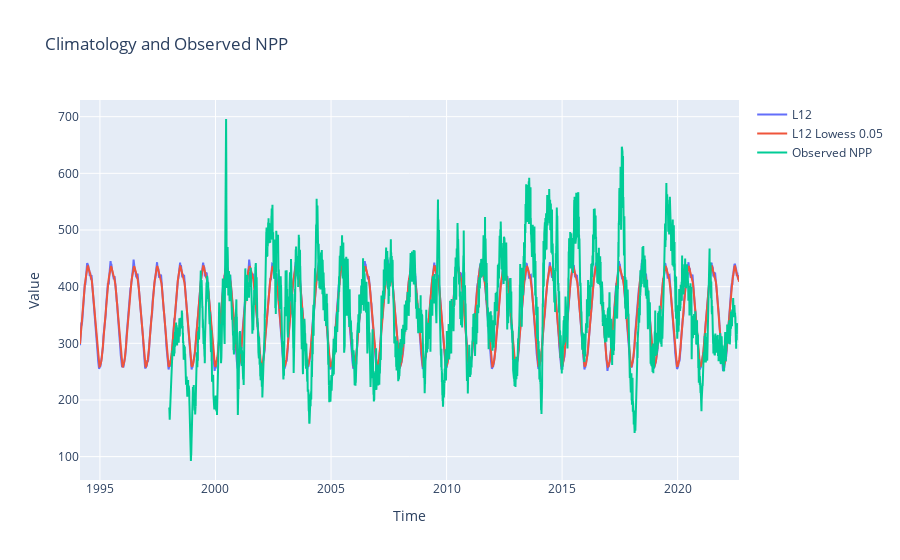

Here is the notebook cell this chart was saved with:
### Code cell
# Convert xarray dataset to pandas DataFrame
climatology_df = climatology.to_dataframe().reset_index()
observed_npp_df = observed_npp.to_dataframe().reset_index()

# Create a figure
fig = go.Figure()

# Add l12 trace
fig.add_trace(go.Scatter(x=climatology_df["time"], y=climatology_df["l12"], mode="lines", name="L12"))

# Add l12_lowess_0.05 trace
fig.add_trace(
    go.Scatter(x=climatology_df["time"], y=climatology_df["l12_lowess_0.05"], mode="lines", name="L12 Lowess 0.05")
)

# Add observed_npp trace
fig.add_trace(go.Scatter(x=observed_npp_df["time"], y=observed_npp_df["l12"], mode="lines", name="Observed NPP"))

# Update layout
fig.update_layout(title="Climatology and Observed NPP", xaxis_title="Time", yaxis_title="Value")

# Show the figure
fig.show()

### Figure 1 — Plotly figure (JSON) as saved in the notebook; plotly's stock layout.template omitted (floating-point values rounded to 4 significant figures; data arrays with more than 128 entries replaced by an {"elided": "..."} marker saying what was removed)
{"data": [{"mode": "lines", "name": "L12", "type": "scatter", "x": {"elided": "1489 str values"}, "y": {"elided": "1489 float values"}}, {"mode": "lines", "name": "L12 Lowess 0.05", "type": "scatter", "x": {"elided": "1489 str values"}, "y": {"elided": "1489 float values"}}, {"mode": "lines", "name": "Observed NPP", "type": "scatter", "x": {"elided": "8977 str values"}, "y": {"elided": "8977 float values"}}], "layout": {"title": {"text": "Climatology and Observed NPP"}, "xaxis": {"title": {"text": "Time"}}, "yaxis": {"title": {"text": "Value"}}}}
